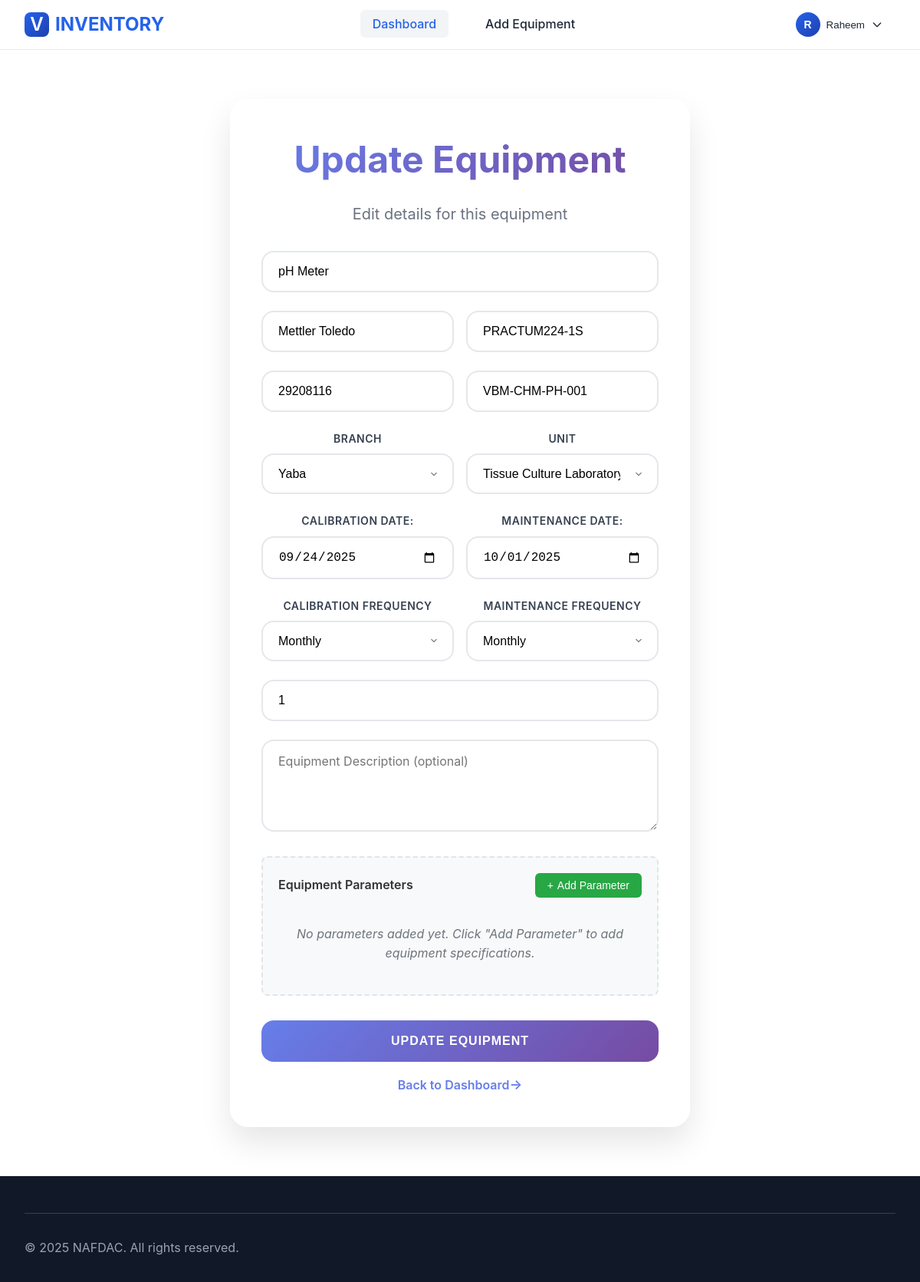
Screenshot of /updateEquipment/2 (signed in) with the database file from the repository.
### models.py (models this page shows, shortened)
class Equipment(db.Model):
    id = db.Column(db.Integer, primary_key=True)
    name = db.Column(db.String(150), nullable=False)
    manufacturer = db.Column(db.String(150))
    model = db.Column(db.String(150))
    serial_number = db.Column(db.String(150))
    new_id_number = db.Column(db.String(150), unique=True)
    unit_id = db.Column(db.Integer, db.ForeignKey('unit.id'), nullable=False)
    unit = db.relationship('Unit', backref=db.backref('equipments', lazy=True))
    calibration_frequency = db.Column(db.String(100), default='Annual')
    calibration_date = db.Column(db.Date)
    next_calibration_date = db.Column(db.Date)
    maintenance_frequency = db.Column(db.String(100), default='Annual')
    maintenance_date = db.Column(db.Date)
    next_maintenance_date = db.Column(db.Date)
    description = db.Column(db.String(500))
    quantity = db.Column(db.Integer, default=1)
    created_at = db.Column(db.DateTime, default=datetime.utcnow)

class Unit(db.Model):
    id = db.Column(db.Integer, primary_key=True)
    name = db.Column(db.String(100), nullable=False, unique=False)
    branch_id = db.Column(db.Integer, db.ForeignKey('branch.id'), nullable=False)
    hou_id = db.Column(db.Integer, db.ForeignKey('user.id'))
    hou = db.relationship('User', foreign_keys=[hou_id], backref=db.backref('headed_units', lazy=True))

class Branch(db.Model):
    id = db.Column(db.Integer, primary_key=True)
    name = db.Column(db.String(50), unique=True, nullable=False)
    address = db.Column(db.String(150), nullable=False)
    created_at = db.Column(db.DateTime, default=datetime.utcnow)
    units = db.relationship('Unit', backref='branch', lazy=True)

### app.py (the view)
@app.route('/updateEquipment/<int:equipment_id>', methods=['GET'])
@login_required
def update_equipment_page(equipment_id):
    equipment = Equipment.query.get_or_404(equipment_id)
    branches = Branch.query.order_by(Branch.name).all()
    units = Unit.query.order_by(Unit.name).all()
    return render_template('updateEquipment.html', equipment=equipment, branches=branches, units=units)

### app.py (called while the page is built)
@app.before_request
def make_session_permanent():
    session.permanent = True

@login_manager.user_loader
def load_user(user_id):
    return db.session.get(User, int(user_id))

@app.context_processor
def inject_user():
    return dict(user=current_user)

### templates/updateEquipment.html (shortened to what this page needs)
{% extends 'base.html' %}
{% block head %} <link rel="stylesheet" href="{{ url_for('static', filename='css/addEquipment.css') }}"> {% endblock %}
{% block content %}
<div class="form-container">
    <div class="form-header">
        <h1 class="form-title">Update Equipment</h1>
        <p class="form-subtitle">Edit details for this equipment</p>
    </div>
    <form id="equipmentForm" data-id="{{ equipment.id }}">
        <div class="form-grid">
            <div class="form-group">
                <input type="text" name="name" placeholder="Equipment Name" value="{{equipment.name}}" required>
            </div>
            <div class="form-row">
                <div class="form-group">
                    <input type="text" name="manufacturer" placeholder="Manufacturer" value="{{equipment.manufacturer}}" required>
                </div>
                <div class="form-group">
                    <input type="text" name="model" placeholder="Model" required value="{{equipment.model}}">
                </div>
            </div>
            <div class="form-row">
                <div class="form-group">
                    <input type="text" name="serial_number" placeholder="Serial Number" required value="{{equipment.serial_number}}">
                </div>
                <div class="form-group">
                    <input type="text" name="new_id_number" placeholder="New ID Number" required value="{{equipment.new_id_number}}">
                </div>
            </div>
            <div class="form-row">
                <div class="form-group">
                    <label for="branch">Branch</label>
                    <select name="branch" id="branch" required>
                        {% for branch in branches %}
                        <option value="{{ branch.id }}" {% if equipment.unit and equipment.unit.branch_id==branch.id %}selected{% endif %}>
                            {{ branch.name }}
                        </option>
                        {% endfor %}
                    </select>
                </div>
                <div class="form-group">
                    <label for="unit_id">Unit</label>
                    <select name="unit_id" id="unit_id" required>
                        {% for unit in units %}
                        <option value="{{ unit.id }}" data-branch="{{ unit.branch_id }}" {% if equipment.unit_id==unit.id %}selected{% endif %}>
                            {{ unit.name }}
                        </option>
                        {% endfor %}
                    </select>
                </div>
            </div>
            <div class="form-row">
                <div class="form-group">
                    <label for="calibration_date">Calibration Date:</label>
                    <input type="date" name="calibration_date" id="calibration_date" required value="{{equipment.calibration_date}}">
                </div>
                <div class="form-group">
                    <label for="maintenance_date">Maintenance Date:</label>
                    <input type="date" name="maintenance_date" id="maintenance_date" required value="{{equipment.maintenance_date}}">
                </div>
            </div>
            <div class="form-row">
                <div class="form-group">
                    <label for="calibration_frequency">Calibration Frequency</label>
                    <select name="calibration_frequency" id="calibration_frequency" required value="{{equipment.calibration_frequency}}">
                        <option value="Monthly" {% if equipment.calibration_frequency == 'Monthly' %}selected{% endif %}>Monthly</option>
                    </select>
                </div>
                <div class="form-group">
                    <label for="maintenance_frequency">Maintenance Frequency</label>
                    <select name="maintenance_frequency" id="maintenance_frequency" required value="{{equipment.maintenance_frequency}}">
                        <option value="Monthly" {% if equipment.maintenance_frequency == 'Monthly' %}selected{% endif %}>Monthly</option>
                    </select>
                </div>
            </div>
            <div class="form-group">
                <input type="number" name="quantity" placeholder="Quantity" min="1" value="{{equipment.quantity}}">
            </div>
            <div class="form-group full-width">
                <textarea name="description" placeholder="Equipment Description (optional)">{{equipment.description}}</textarea>
            </div>
            <div class="form-group full-width">
                    <div class="parameters-section">
                        <div class="parameters-header">
                            <span class="parameters-title">Equipment Parameters</span>
                            <button type="button" class="add-parameter-btn" id="addParameterBtn">
                                <span>+</span> Add Parameter
                            </button>
                        </div>
                        <div id="parametersContainer">
                            {% if equipment.parameters %}
                                {% for p in equipment.parameters %}
                                <div class="parameter-item" data-parameter-id="{{loop.index}}">
                                    <input type="text" class="param-name" value="{{p.parameter_name}}">
                                    <input type="text" class="param-value" value="{{p.parameter_value}}">
                                    <button type="button" class="remove-parameter-btn" onclick="update_equipment_form_validator.removeParameter({{loop.index}})">×</button>
                                </div>
                                {% endfor %}
                            {%else%}
                                <div class="parameters-empty" id="parametersEmpty">
                                    No parameters added yet. Click "Add Parameter" to add equipment specifications.
                                </div>
                            {%endif%}
                        </div>
                    </div>
            </div>
            <button type="submit" class="submit-btn">Update Equipment</button>
        </div>
    </form>
    <a href="/dashboard" class="arrow-link">Back to Dashboard</a>
</div>
{% endblock %}

### static/css/base.css (style rules this page uses)
:root { --primary-color: #2563eb; --secondary-color: #1e40af; --text-color: #1f2937; --text-light: #6b7280; --background-color: #ffffff; --border-color: #e5e7eb; --hover-bg: #f3f4f6; --dropdown-bg: #ffffff; --dropdown-shadow: rgba(0, 0, 0, 0.1); --footer-bg: #111827; --footer-text: #d1d5db; --footer-text-light: #9ca3af; }
* { margin: 0; padding: 0; box-sizing: border-box; }
body { font-family: -apple-system, BlinkMacSystemFont, 'Segoe UI', Roboto, Oxygen, Ubuntu, Cantarell, sans-serif; line-height: 1.6; color: var(--text-color); min-height: 100vh; display: flex; flex-direction: column; }
.main-content h1 { font-size: 3rem; margin-bottom: 1rem; color: var(--text-color); }
.main-content p { font-size: 1.25rem; color: var(--text-light); margin-bottom: 2rem; }

### static/css/addEquipment.css (style rules this page uses)
.form-container { background: rgba(255, 255, 255, 0.95); backdrop-filter: blur(20px); border-radius: 24px; box-shadow: 0 20px 40px rgba(0, 0, 0, 0.1); padding: 40px; width: 100%; max-width: 600px; border: 1px solid rgba(255, 255, 255, 0.2); }
.form-header { text-align: center; margin-bottom: 32px; }
.form-title { font-size: 28px; font-weight: 700; background: linear-gradient(135deg, #667eea, #764ba2); background-clip: text; -webkit-background-clip: text; -webkit-text-fill-color: transparent; margin-bottom: 8px; }
.form-subtitle { color: #64748b; font-size: 16px; }
.form-grid { display: grid; grid-template-columns: 1fr; gap: 24px; }
.form-row { display: grid; grid-template-columns: 1fr 1fr; gap: 16px; }
.form-group { position: relative; }
.form-group.full-width { grid-column: 1 / -1; }
label { display: block; font-weight: 600; color: #374151; margin-bottom: 8px; font-size: 14px; text-transform: uppercase; letter-spacing: 0.5px; }
input[type="text"], input[type="number"], input[type="date"], select, textarea { width: 100%; padding: 16px 20px; border: 2px solid #e5e7eb; border-radius: 16px; font-size: 16px; transition: all 0.3s ease; background: rgba(255, 255, 255, 0.8); outline: none; }
select { cursor: pointer; appearance: none; background-position: right 16px center; background-repeat: no-repeat; background-size: 16px; padding-right: 48px; }
select option { padding: 12px; background: white; color: #374151; }
textarea { resize: vertical; min-height: 120px; font-family: inherit; }
.submit-btn { background: linear-gradient(135deg, #667eea, #764ba2); color: white; border: none; padding: 18px 32px; border-radius: 16px; font-size: 16px; font-weight: 600; cursor: pointer; transition: all 0.3s ease; text-transform: uppercase; letter-spacing: 1px; width: 100%; margin-top: 8px; position: relative; overflow: hidden; }
.submit-btn::before { content: ''; position: absolute; top: 0; left: -100%; width: 100%; height: 100%; background: linear-gradient(90deg, transparent, rgba(255, 255, 255, 0.2), transparent); transition: left 0.5s; }
.arrow-link { display: inline-block; margin-top: 16px; color: #667eea; font-weight: 600; text-decoration: none; transition: all 0.3s ease; }
.arrow-link::after { content: "→"; font-size: 1.1em; transition: transform 0.3s ease; }
.parameters-section { border: 2px dashed #e1e5e9; border-radius: 8px; padding: 20px; background: #f8f9fa; }
.parameters-header { display: flex; justify-content: space-between; align-items: center; margin-bottom: 15px; }
.parameters-title { font-weight: 600; color: #333; font-size: 16px; }
.add-parameter-btn { background: #28a745; color: white; border: none; padding: 8px 16px; border-radius: 6px; cursor: pointer; font-size: 14px; display: flex; align-items: center; gap: 5px; transition: background 0.2s ease; }
.parameters-empty { text-align: center; color: #6c757d; font-style: italic; padding: 20px; }

### rows the page displays
Equipment: name "pH Meter", manufacturer "Mettler Toledo", model "PRACTUM224-1S", serial_number "29208116", new_id_number "VBM-CHM-PH-001", unit_id "Tissue Culture Laboratory", calibration_date "09/24/2025", maintenance_date "10/01/2025", calibration_frequency "Monthly", maintenance_frequency "Monthly", quantity "1"
Unit: branch "Yaba"
